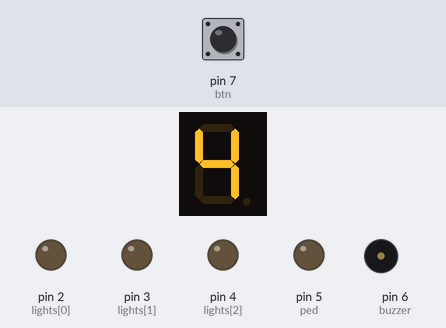
A sketch run on a simulated Arduino Uno, built with avr-gcc and run on an emulated ATmega328P. Parts: 1-digit seven-segment display, output pins drawn as LEDs (lit = HIGH), buzzer (waves = sounding, pin HIGH). Wiring (inferred from the names in the program): 1-digit 7-segment display, segments lit when LOW: segments pin 8, pin 9, pin 10, pin 11, pin 12, pin 13, A0. Inputs (shaded band) come from the test bench; at power-on: pin 7 (btn) HIGH. The segment pins are drawn as the display they are named for; pins used as bus, display or sensor lines are not drawn.

Above: at 1.6 s.
1.7 s: pin 7 (btn) pulled LOW for 0.15 s
At 5.8 s:
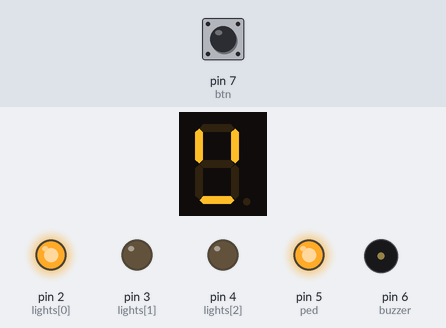
At 6.8 s:
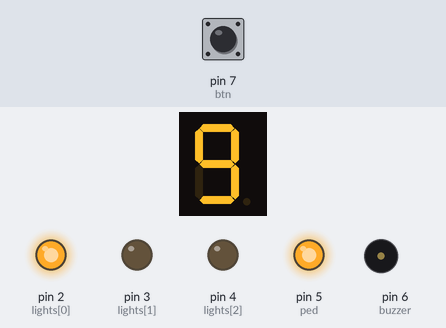
Timing chart, 0 to 26.5 s (numbered marks = the images above; inputs shaded):
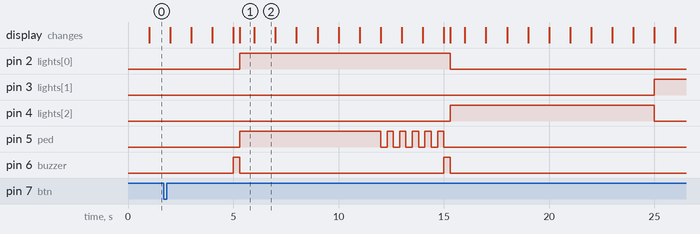

The sketch:

traffic_code.ino
```cpp
#define RED 0
#define GREEN 1
#define YELLOW 2
#define PED 3

int state = RED, remainingTime = 5;
bool pedRequest = false;
unsigned long lastChange = 0;

const int lights[] = {2, 3, 4};       // red, yellow, green
const int ped = 5, buzzer = 6, btn = 7;
const int segPins[] = {8, 9, 10, 11, 12, 13, A0};

const byte digits[10][7] = {
  {0,0,0,0,0,0,1}, // 0
  {1,0,0,1,1,1,1}, // 1
  {0,0,1,0,0,1,0}, // 2
  {0,0,0,0,1,1,0}, // 3
  {1,0,0,1,1,0,0}, // 4
  {0,1,0,0,1,0,0}, // 5
  {0,1,0,0,0,0,0}, // 6
  {0,0,0,1,1,1,1}, // 7
  {0,0,0,0,0,0,0}, // 8
  {0,0,0,0,1,0,0}  // 9
};

void setup() {
  for (int i = 2; i <= A0; i++) pinMode(i, OUTPUT); // set all lights and buzzer pins as outputs
  pinMode(btn, INPUT_PULLUP); // button pin as input with pull-up resistor
  showDigit(remainingTime);  // display initial time on 7-segment display
}

void loop() {
  unsigned long now = millis();  // get current time in milliseconds
  if (!digitalRead(btn)) pedRequest = true;

  int timeLeft = max(0, remainingTime - (now - lastChange) / 1000); // calculate remaining time in seconds by subtracting the elapsed time from the remaining time
  showDigit(timeLeft);

  if ((now - lastChange) >= remainingTime * 1000UL) { // check if the remaining time has elapsed
    switch (state) { // change the state based on the current state and remaining time
      case RED:
        if (pedRequest) { state = PED; remainingTime = 10; buzz(); digitalWrite(ped, 1); } // if a pedestrian requests to cross, switch to PED state
        else { state = GREEN; remainingTime = 10; }
        break;
      case GREEN:  state = YELLOW; remainingTime = 3; break;
      case YELLOW: state = RED; remainingTime = 5; break;
      case PED: digitalWrite(ped, 0); buzz(); pedRequest = false; state = GREEN; remainingTime = 10; break;
    }
    lastChange = now; // reset the last change time to the current time
    updateLights(); // update the lights based on the new state
  }

  if (state == PED && timeLeft <= 3) digitalWrite(ped, millis() / 300 % 2); // blink the pedestrian light if in PED state and less than 3 seconds remaining
}

void updateLights() {
  digitalWrite(lights[0], state == RED || state == PED);
  digitalWrite(lights[1], state == YELLOW);
  digitalWrite(lights[2], state == GREEN);
}

void buzz() {
  digitalWrite(buzzer, 1); delay(300); digitalWrite(buzzer, 0);
}

void showDigit(int n) {
  for (int i = 0; i < 7; i++) digitalWrite(segPins[i], digits[n][i]); // cycles through the pinouts and turns them on or off respectively according to the digit
}
```

Measured:
- after the input at 1.7 s, pin 5 (ped): LOW → HIGH after 3.6 s, then repeats every 0.60 s: LOW 0.30 s, HIGH 0.30 s, until it stays LOW from 15.0 s; pin 6 (buzzer): alternates HIGH for 0.30 s and LOW for 9.7 s, starting after 3.3 s
- what the display in image 1 shows lasts 0.7 s, from 5.3 s to 6.0 s
- what the display in image 2 shows lasts 1.0 s, from 6.0 s to 7.0 s
